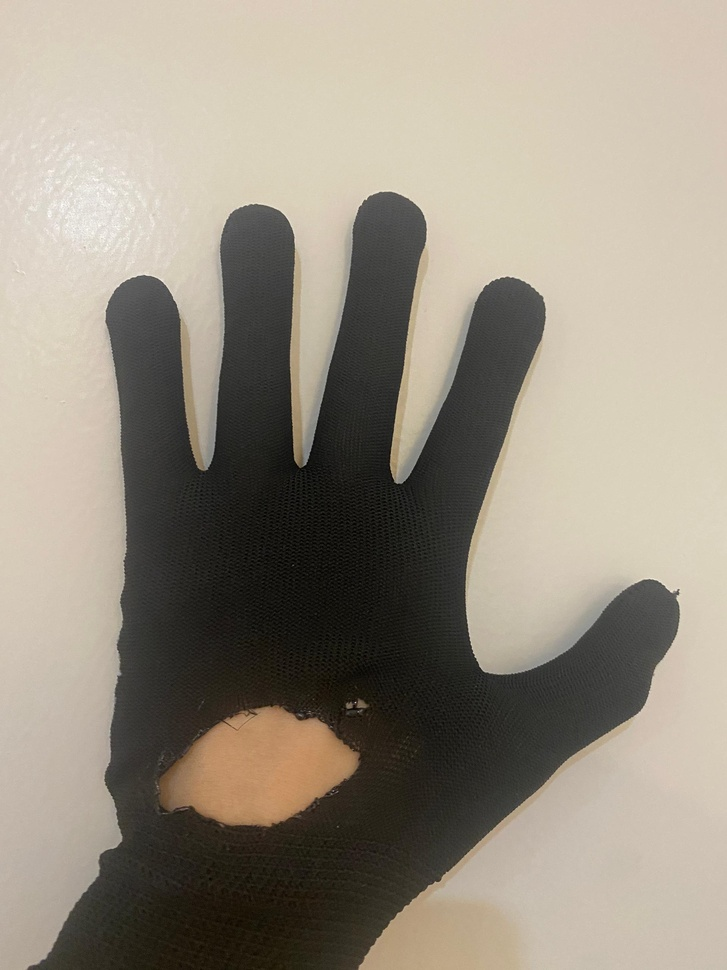
%> input picture Burn-1.jpg, 727 x 970 px, shrunk from 1920 x 2560 before the run
$ octave --eval "result = detectBurnHoles(imread('Burn-1.jpg'));"   (GNU Octave 9; MATLAB toolbox functions it lacks are replaced by stand-ins)
%> lines starting %> are read from the running program, lines starting %| are printed output that depends on the picture; in (x1, y1, x2, y2) boxes, pixels count from 0 and x2, y2 are one past the last pixel; in counts of white or black regions, pixels touching at a corner belong together; the program's own positions count from 1
function resultImage = detectBurnHoles(inputImage)
    % Convert to grayscale
    grayImage = rgb2gray(inputImage);

    % Convert the grayscale image to a binary image using adaptive thresholding
    binary = imbinarize(grayImage, 'adaptive', 'ForegroundPolarity','dark','Sensitivity',0.4);
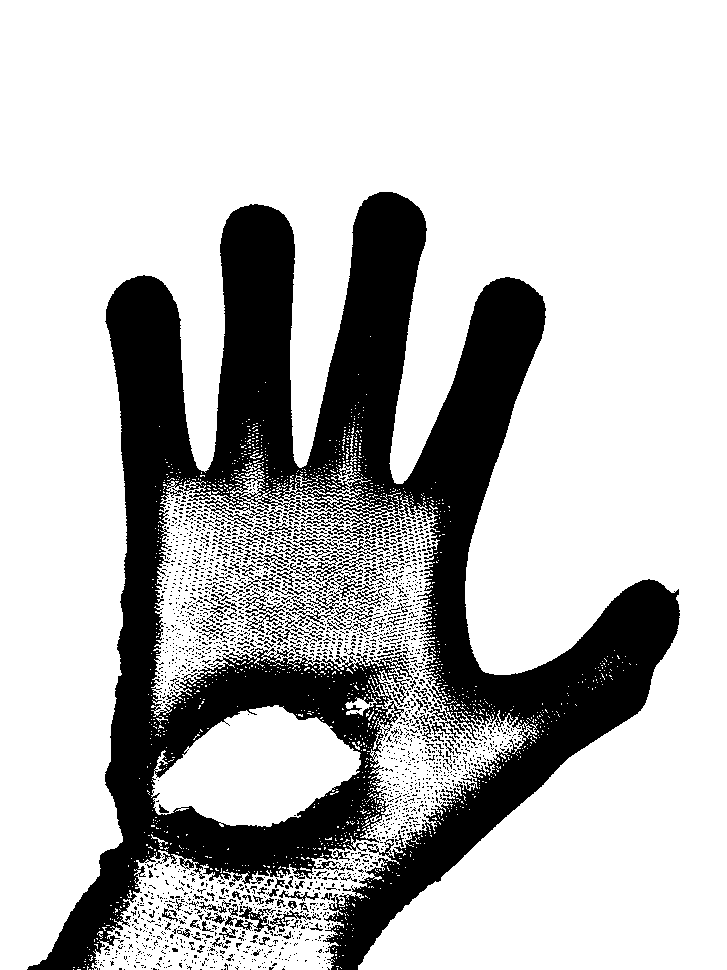
%> binary: size 970x727 logical; 74.6% white; 2373 black regions (2218 under 20 px), largest, box (x1, y1, x2, y2) and area: (27, 192, 680, 970) 160826, (290, 551, 366, 582) 525, (311, 575, 382, 607) 387

    % Perform morphological opening to remove noise
    structuringElement = strel('disk', 17);
    cleanedImage = imopen(binary, structuringElement);
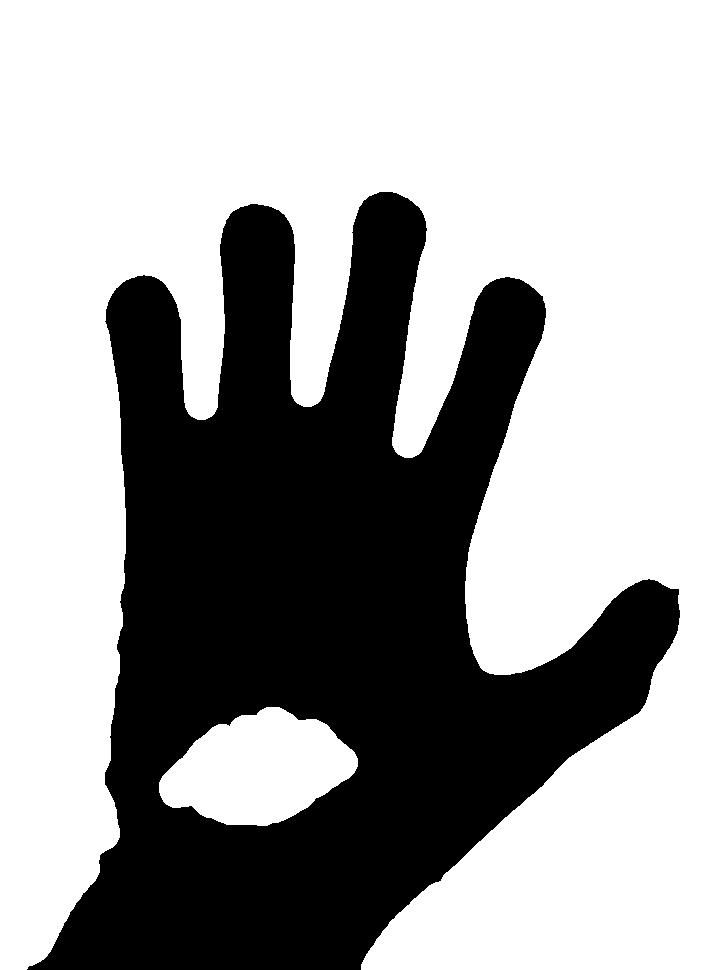
%> cleanedImage: size 970x727 logical; 64.3% white; 1 black region, box (x1, y1, x2, y2) and area: (27, 192, 680, 970) 251778

    % Label connected components in binary Image
    [connectedComponents, ~] = bwlabel(cleanedImage);
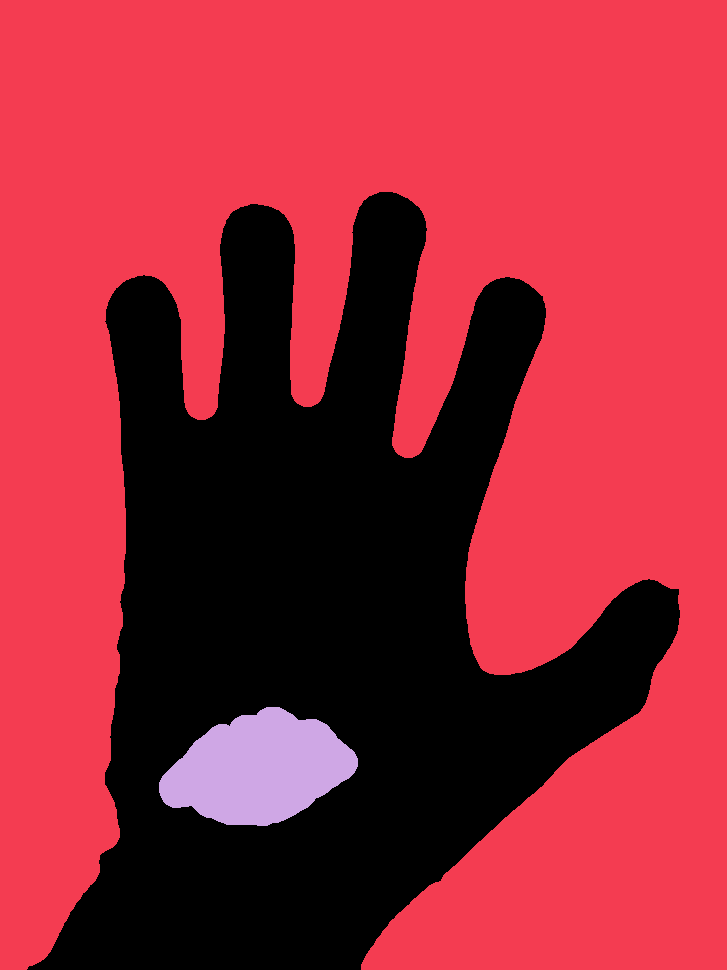
%> connectedComponents: size 970x727 double; 3 distinct labels, from 0 to 2; one colour per label, 0 black

    % Extract properties of the connected components
    stats = regionprops(connectedComponents, 'Area', 'PixelIdxList');
%> stats = 2 regions; Area: 437556, 15856

    % Sort the connected components based on their area in descending order
    [~, sortedIdx] = sort([stats.Area], 'descend');
%> sortedIdx = [1 2]

    % Initialize a binary mask to highlight burn holes within the objects
    holeMask = false(size(grayImage));

    % Skip the largest connected component and start iterating from the second largest
    % because the largest is often the background or main object, not a hole.
    for k = 2:length(sortedIdx)
        % Set the minimum area a hole needs to have to be considered significant.
        % Areas smaller than this threshold are ignored, assuming they're not relevant.
        holeAreaThreshold = 100; % pixels

        % Check if the current component's area exceeds the predefined threshold.
        % This step filters out very small areas that are unlikely to be considered holes.
        if stats(sortedIdx(k)).Area > holeAreaThreshold
            % If the area is larger than the threshold, mark the component as a hole.
            % This is done by setting the pixels corresponding to this component's
            % PixelIdxList in the 'holeMask' to true. PixelIdxList contains the linear indices
            % of the component's pixels in the image array.
            holeMask(stats(sortedIdx(k)).PixelIdxList) = true;
        end
    end
%> this loop made 1 pass
%> holeAreaThreshold on pass 1: 100
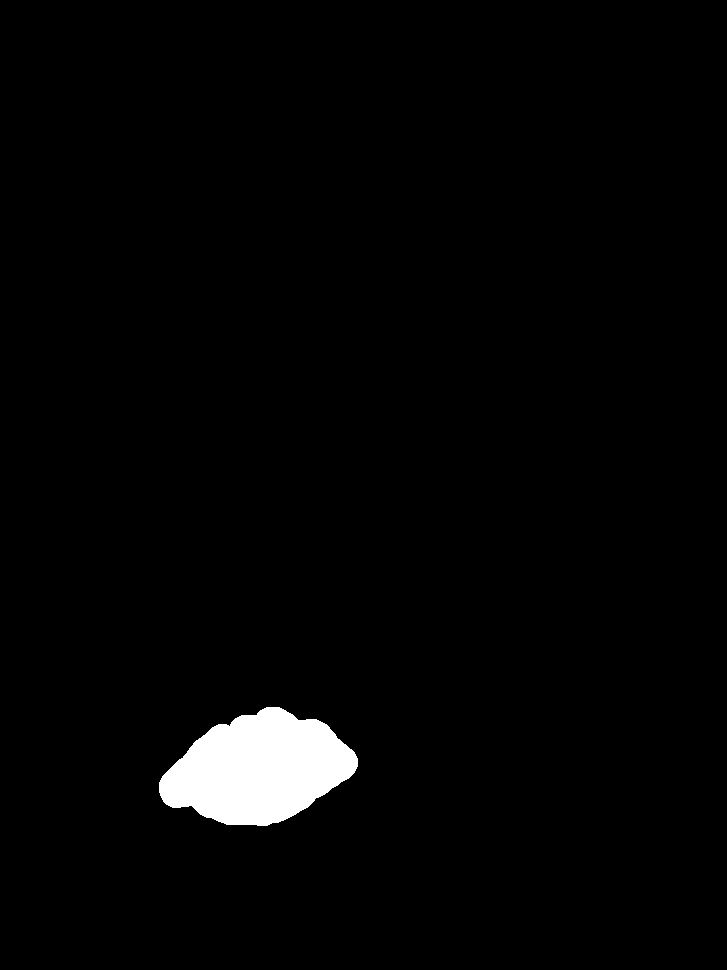
%> holeMask: size 970x727 logical; 2.2% white; 1 white region, box (x1, y1, x2, y2) and area: (159, 707, 358, 826) 15856


    % Dilate the hole mask to make the highlighted area thicker
    dilationElement = strel('disk', 17); % Adjust the size for thicker lines
    dilatedHoleMask = imdilate(holeMask, dilationElement);
%> dilatedHoleMask: size 970x727 logical; 3.5% white; 1 white region, box (x1, y1, x2, y2) and area: (143, 691, 374, 842) 24788

    % Create an output image that overlays the detected holes on the original image
    resultImage = inputImage;
%> resultImage is the input picture: size 970x727x3 uint8; mean R, G, B 151, 142.6, 129
    redChannel = resultImage(:,:,1); % Extract the red channel
    redChannel(dilatedHoleMask) = 255; % Highlight holes in red
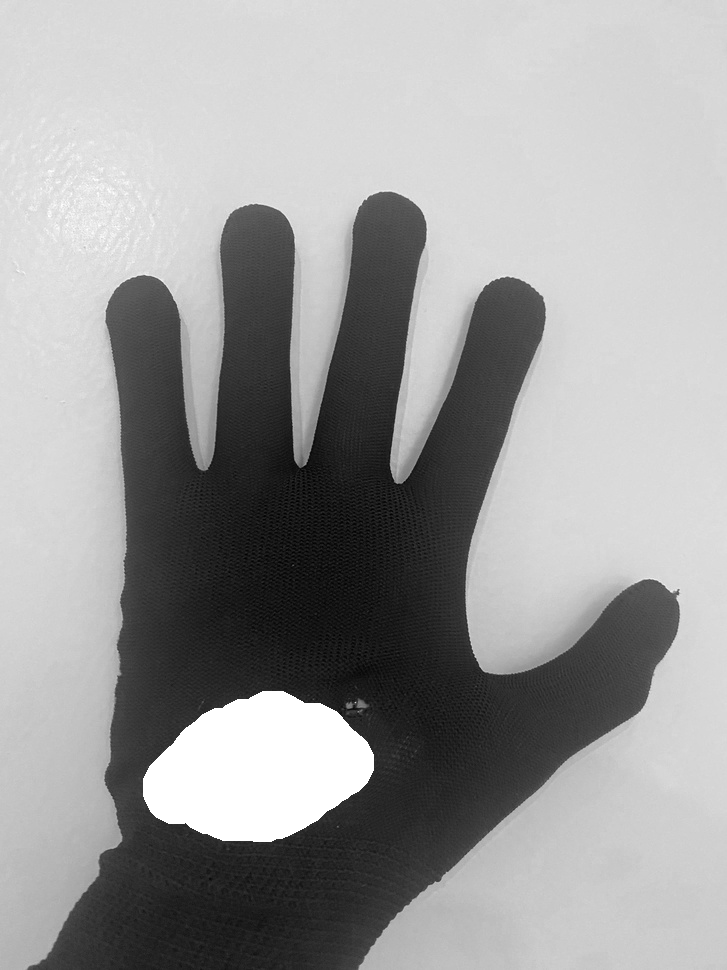
%> redChannel: size 970x727 uint8; min 0, max 255, mean 155.3
    resultImage(:,:,1) = redChannel; % Put the modified red channel back
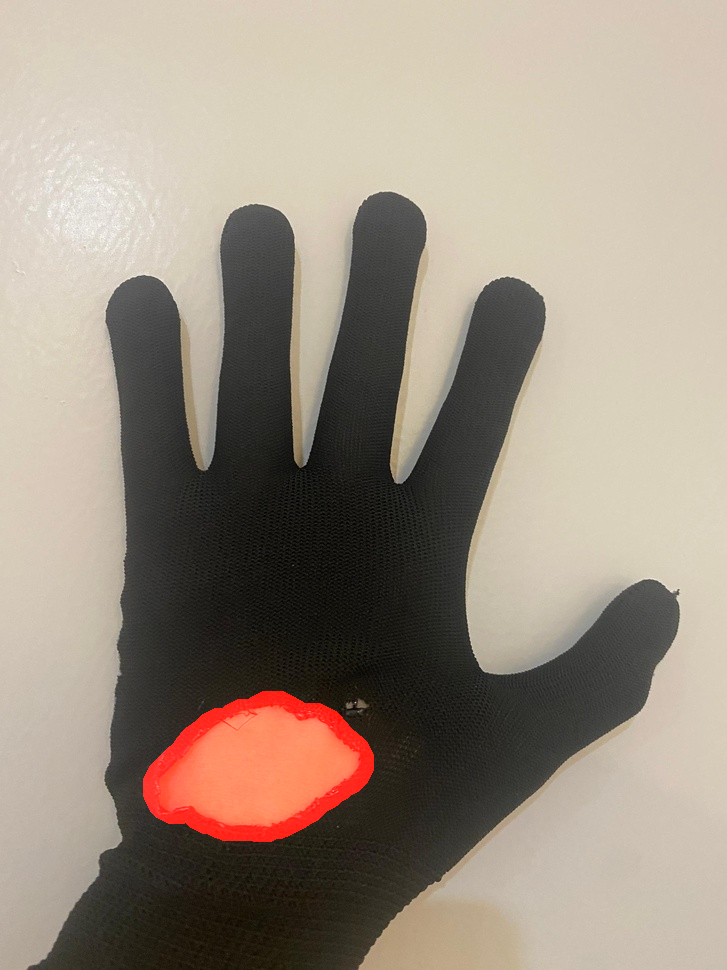
%> resultImage: size 970x727x3 uint8; 3.52% of pixels changed, all inside (x1, y1, x2, y2) = (143, 691, 374, 842)

    % No need to display the image here, as it will be displayed in an Image component
end

$ run again, on Burn-4.jpg
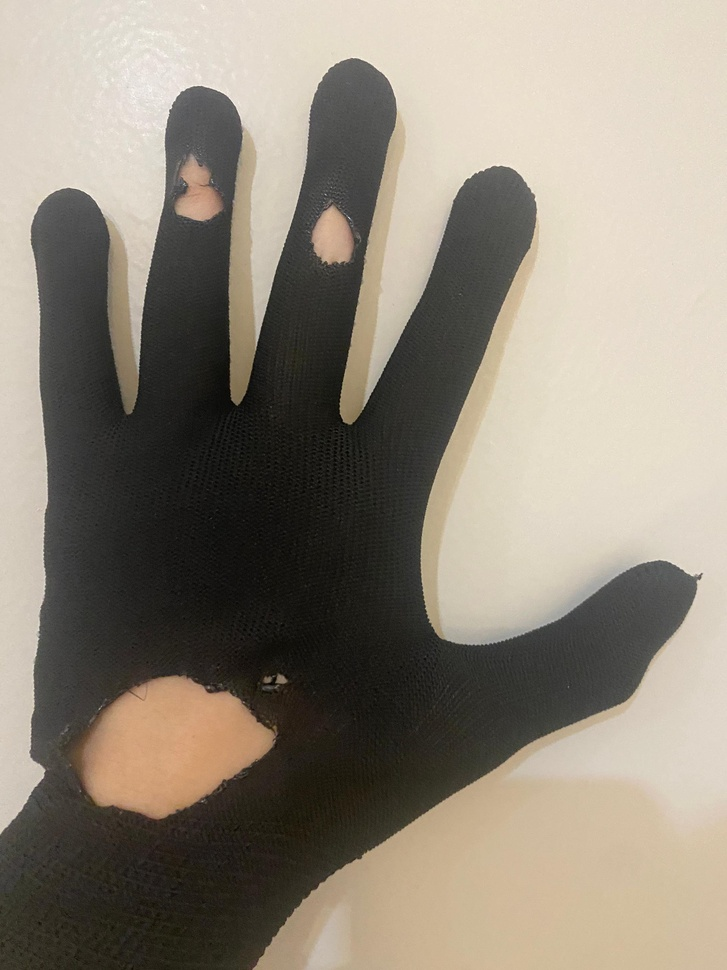
%> input picture Burn-4.jpg, 727 x 970 px, shrunk from 1920 x 2560 before the run
%> binary: size 970x727 logical; 70.7% white; 3701 black regions (3593 under 20 px), largest, box (x1, y1, x2, y2) and area: (0, 58, 703, 970) 189567, (193, 583, 232, 618) 344, (301, 452, 331, 465) 134
%> cleanedImage: size 970x727 logical; 55.8% white; 1 black region, box (x1, y1, x2, y2) and area: (0, 58, 703, 970) 311696
%> in detectBurnHoles, `[connectedComponents, ~] = bwlabel(cleanedImage);`:
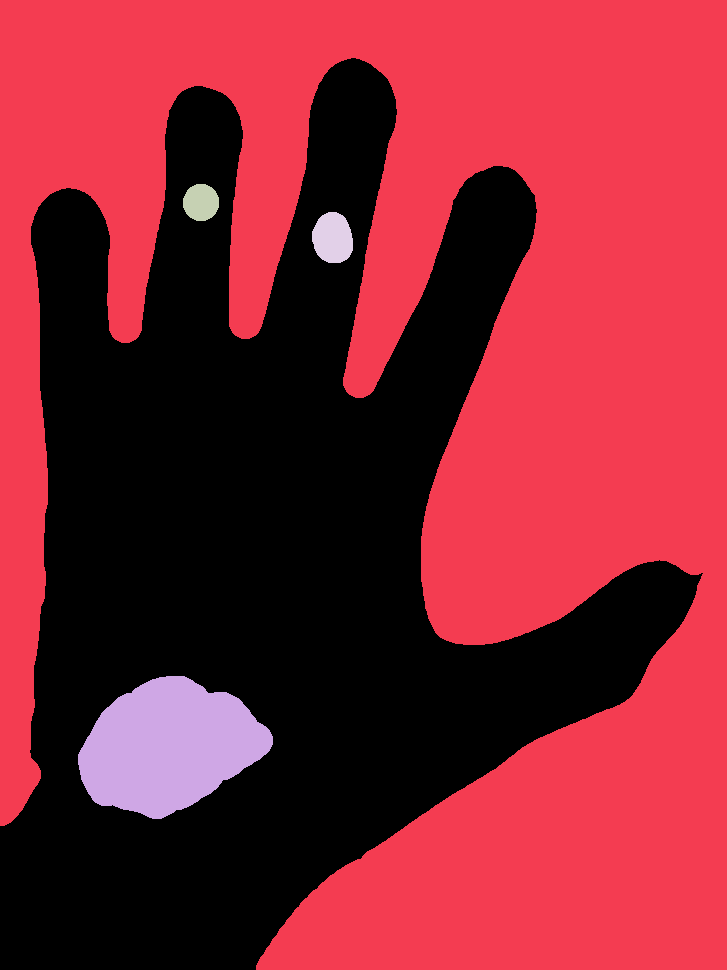
%> connectedComponents: size 970x727 double; 5 distinct labels, from 0 to 4; one colour per label, 0 black
%> stats = 4 regions; Area: 371986, 18786, 1662, 1060
%> sortedIdx = [1 2 4 3]
%> the loop in detectBurnHoles, `for k = 2:length(sortedIdx)` made 3 passes
%> dilatedHoleMask: size 970x727 logical; 5.2% white; 3 white regions, box (x1, y1, x2, y2) and area: (62, 660, 289, 835) 28077, (296, 196, 369, 279) 4871, (167, 168, 235, 237) 3757
%> in detectBurnHoles, resultImage is the input picture: size 970x727x3 uint8; mean R, G, B 142.8, 134.2, 121.1
%> in detectBurnHoles, `resultImage(:,:,1) = redChannel;`:
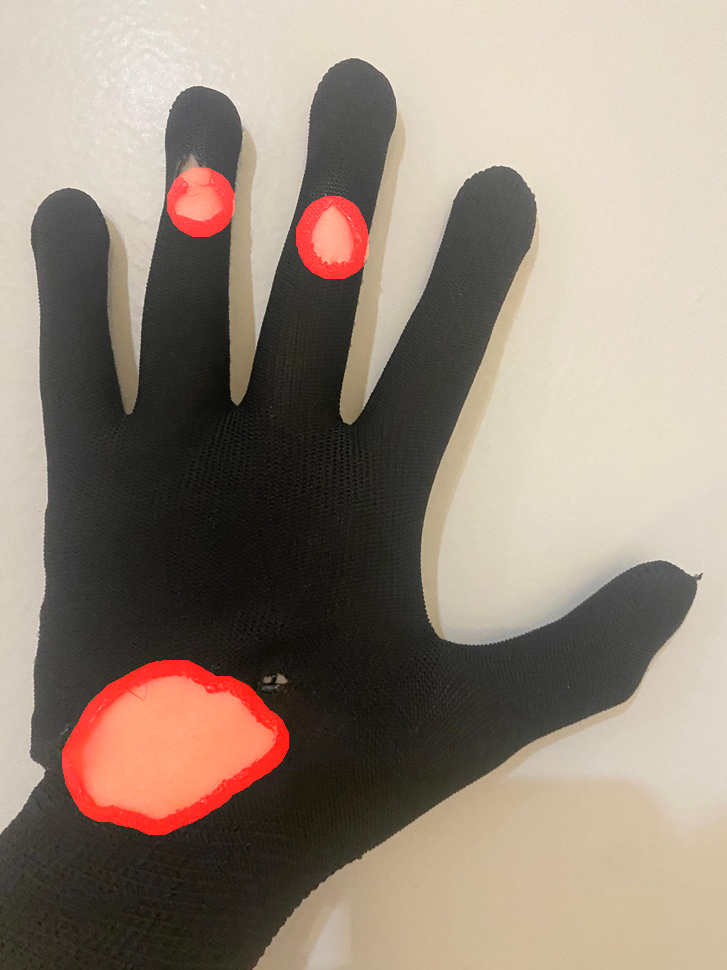
%> resultImage: size 970x727x3 uint8; 5.2% of pixels changed, all inside (x1, y1, x2, y2) = (62, 168, 369, 835)
